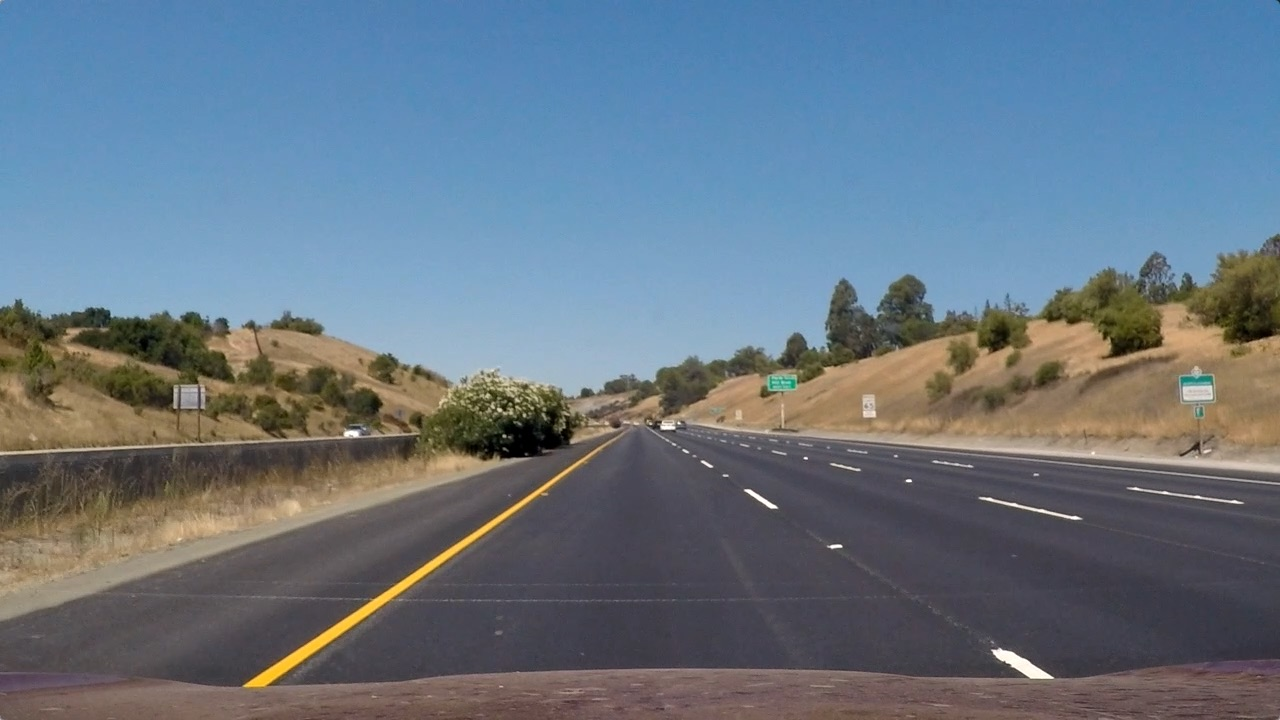
#> input picture Project2_Advanced_Lane_Detection/test_images/straight_lines1.jpg, 1280 x 720 px; its folder holds only this picture in this run
$ python for_test.py
#> lines starting #> are read from the running program, lines starting #| are printed output that depends on the picture
import matplotlib.pyplot as plt
import matplotlib.image as mpimg
import cv2
import numpy as np
import os

for images in os.listdir("./test_images"):
    imgpath = os.path.join("./test_images",images)
    img = mpimg.imread(imgpath)
#> img is the input picture: shape (720, 1280, 3); mean R, G, B 103.2, 117.7, 131.2

    hsl = cv2.cvtColor(img,cv2.COLOR_RGB2HLS)
#> hsl: shape (720, 1280, 3); mean of channels 0, 1, 2 85.5, 117, 67
    l = img[:,:,0]
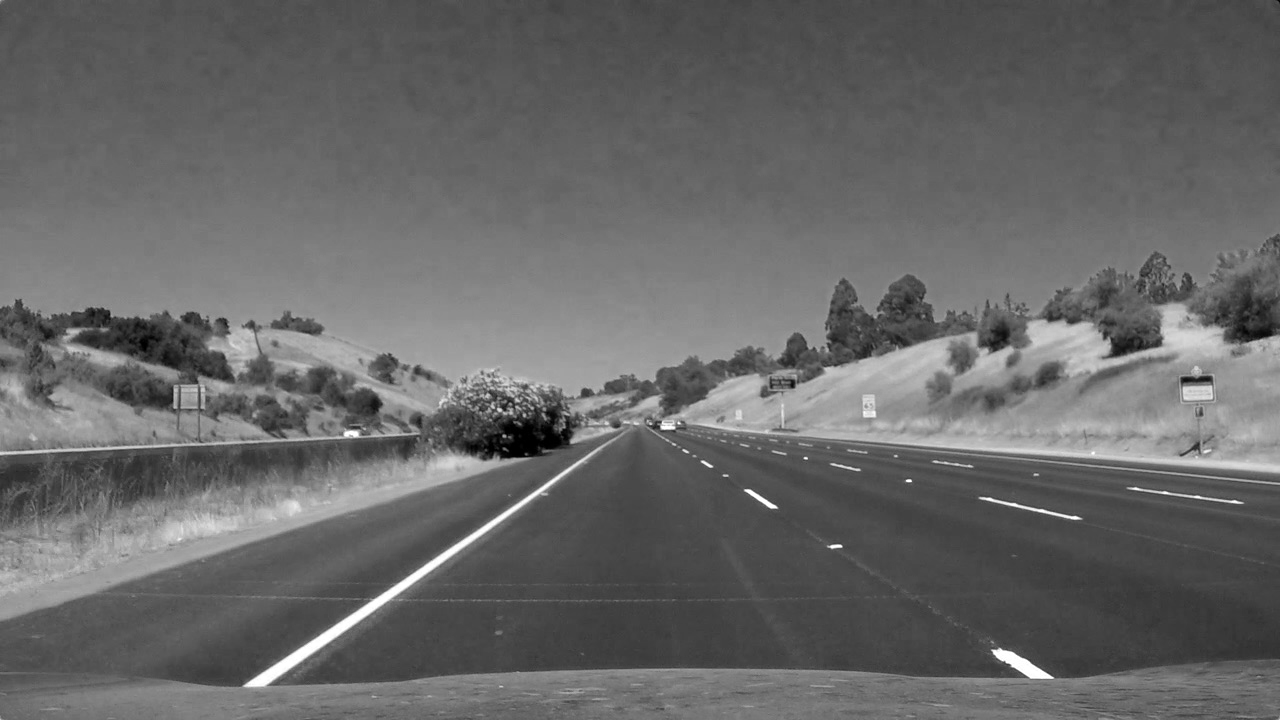
#> l: shape (720, 1280); min 0, max 255, mean 103.2

    r_chennel = img[:,:,0]
    r_binary = np.zeros_like(r_chennel)
    r_binary[(r_chennel > 150) & (r_chennel <= 255)] = 1
    '''
    u = img[:,:,1]
    v = img[:,:,2]

    plt.imshow(l,cmap='gray')
    plt.show()
    plt.imshow(u,cmap='gray')
    plt.show()
     '''

    s_chennel = hsl[:,:,2]
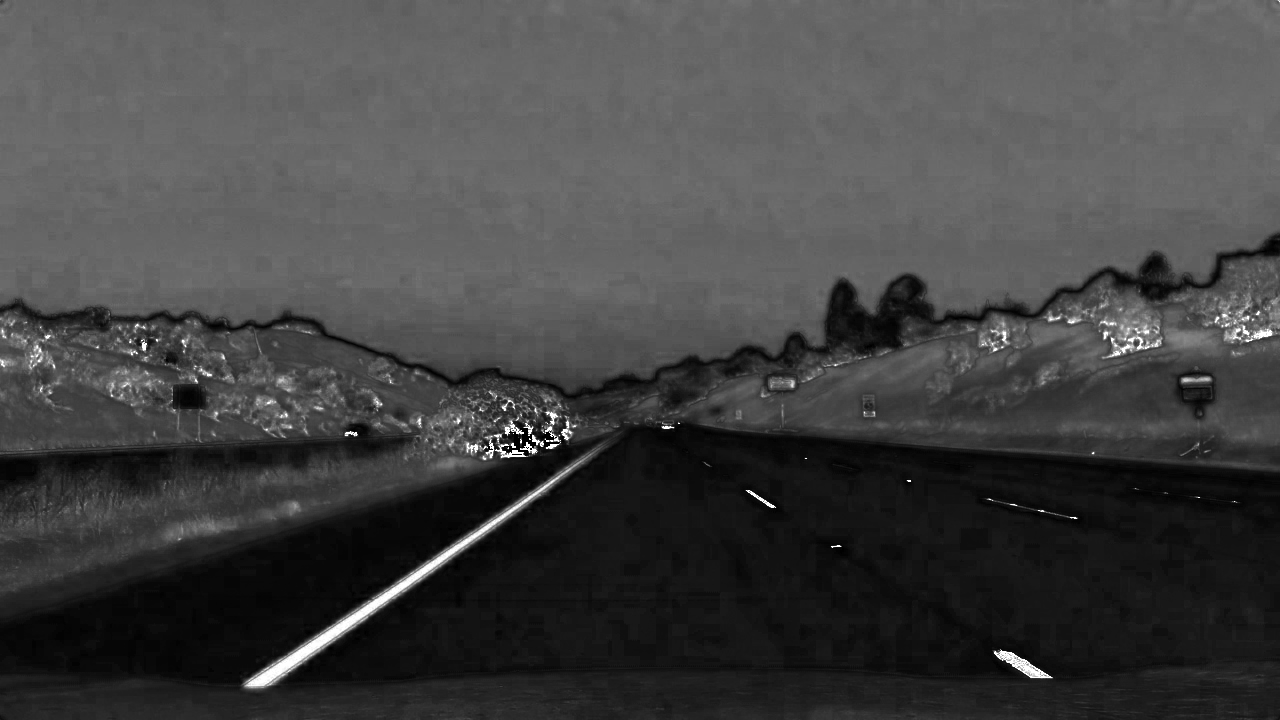
#> s_chennel: shape (720, 1280); min 0, max 255, mean 67
    s_binary = np.zeros_like(s_chennel)
    s_binary[(s_chennel > 150) & (s_chennel <= 255)] = 1
    mixed = np.zeros_like(s_binary)
    mixed[(r_binary == 1) & (s_binary == 1)] = 1
    plt.imshow(mixed,cmap='gray')
    plt.show()
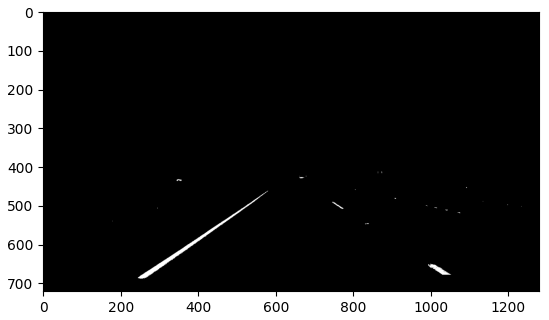
#> figure drawn by matplotlib, 1 panel

$ run again, on Project2_Advanced_Lane_Detection/test_images/test3.jpg
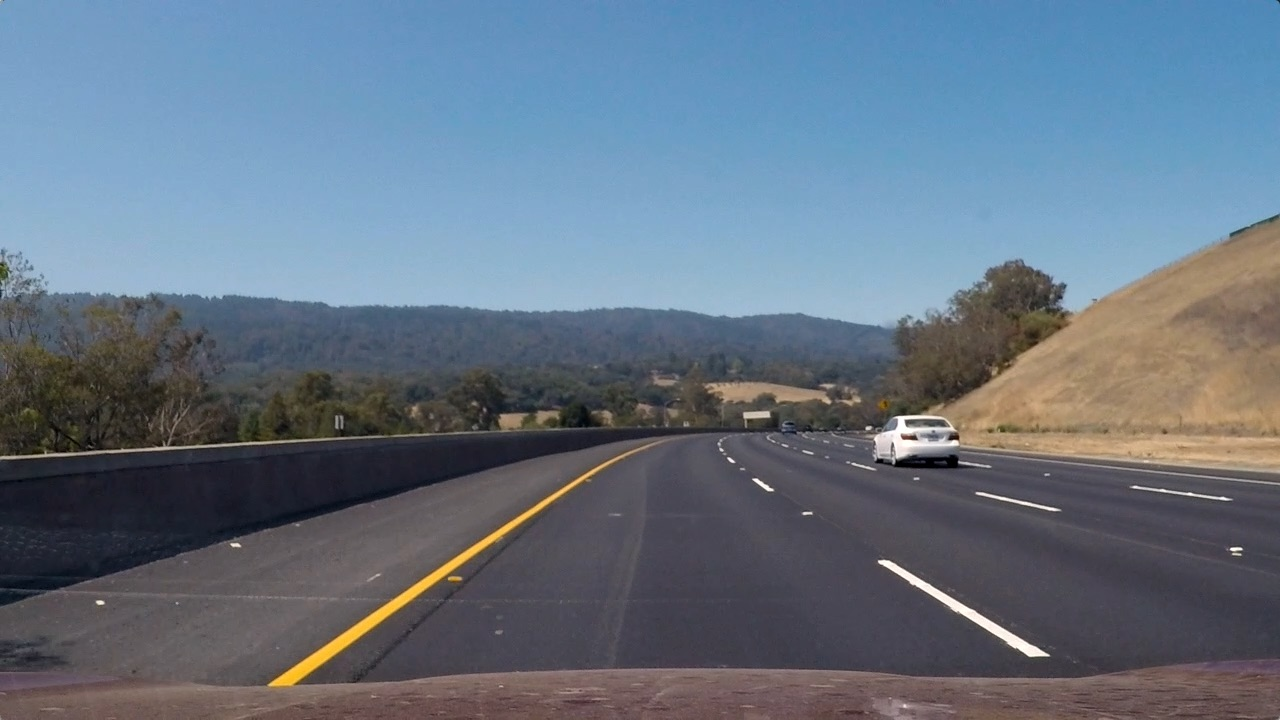
#> input picture Project2_Advanced_Lane_Detection/test_images/test3.jpg, 1280 x 720 px
#> img is the input picture: shape (720, 1280, 3); mean R, G, B 101.1, 115.3, 130.7
#> hsl: shape (720, 1280, 3); mean of channels 0, 1, 2 94.8, 115.7, 62.1
#> `s_chennel = hsl[:,:,2]`:
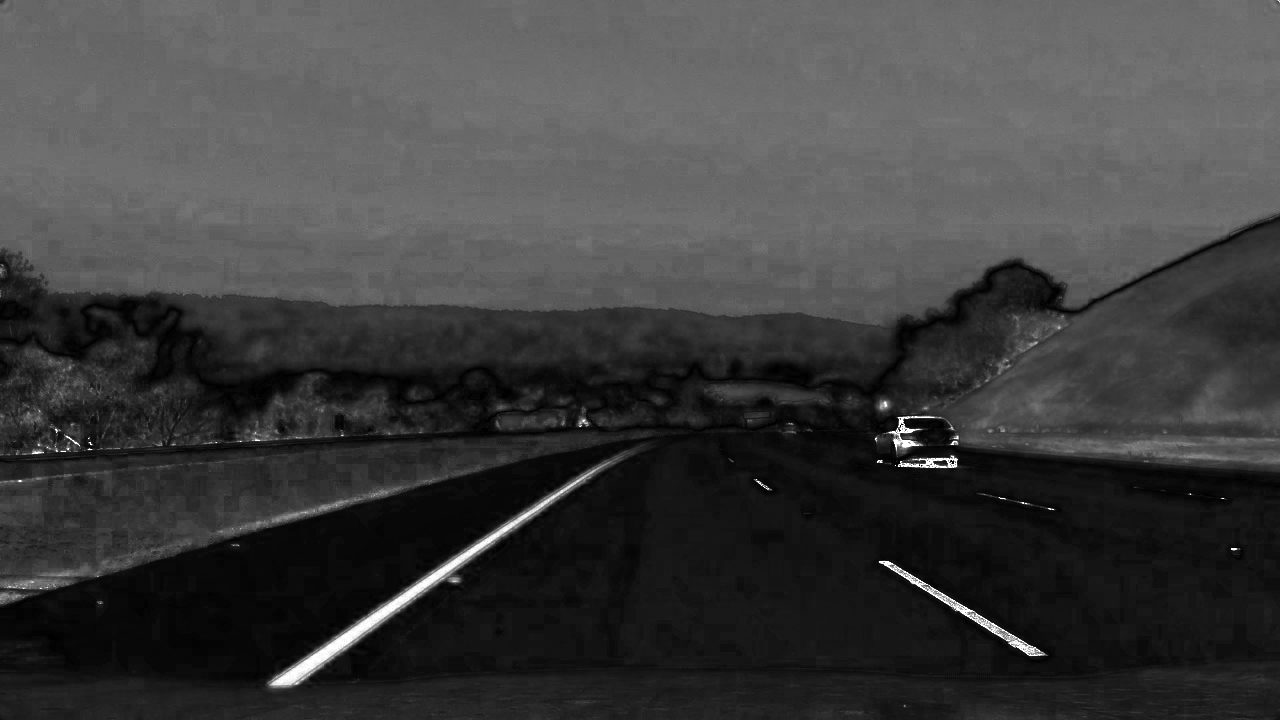
#> s_chennel: shape (720, 1280); min 0, max 255, mean 62.1
#> `plt.show()`:
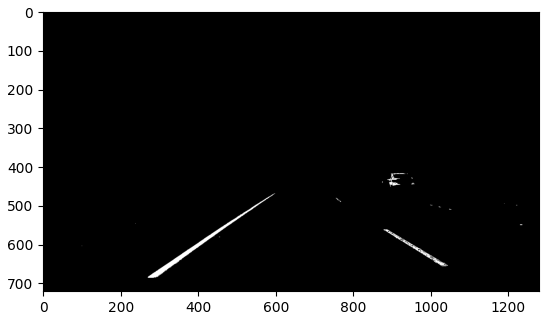
#> figure drawn by matplotlib, 1 panel

$ run again, on Project2_Advanced_Lane_Detection/test_images/test4.jpg
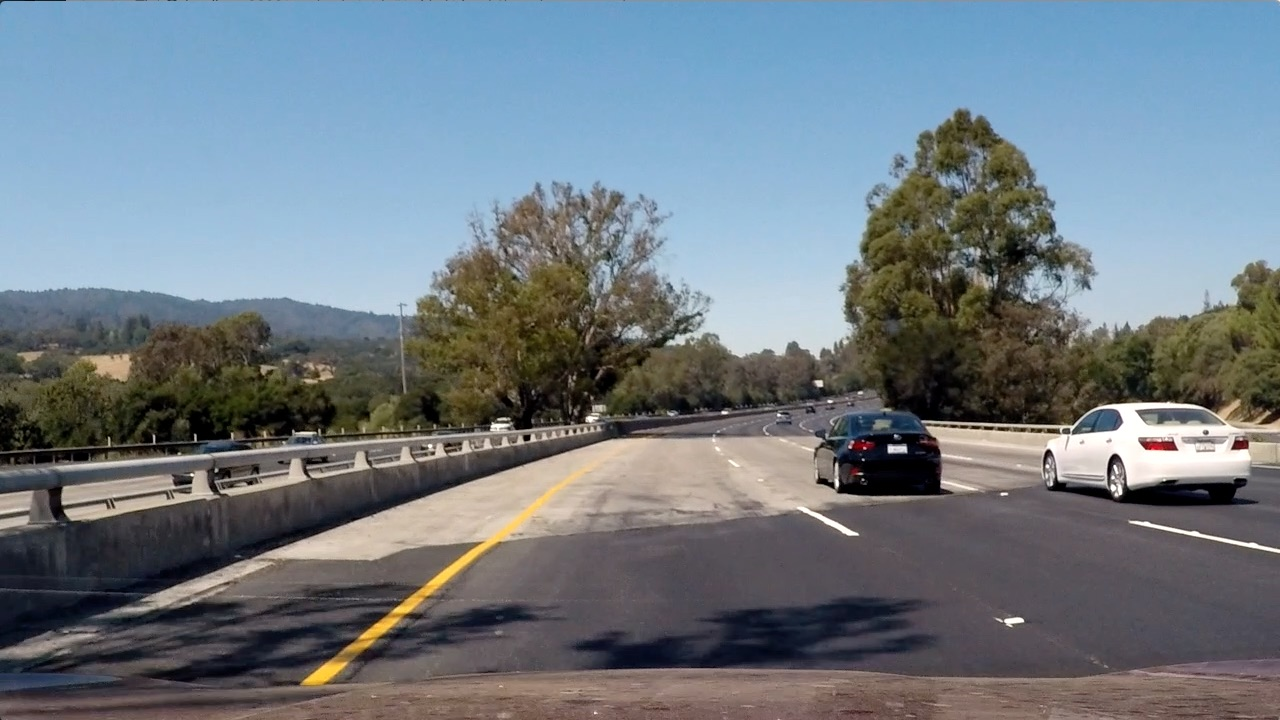
#> input picture Project2_Advanced_Lane_Detection/test_images/test4.jpg, 1280 x 720 px
#> img is the input picture: shape (720, 1280, 3); mean R, G, B 112.2, 122.7, 130.9
#> hsl: shape (720, 1280, 3); mean of channels 0, 1, 2 80.5, 121.4, 71.8
#> `s_chennel = hsl[:,:,2]`:
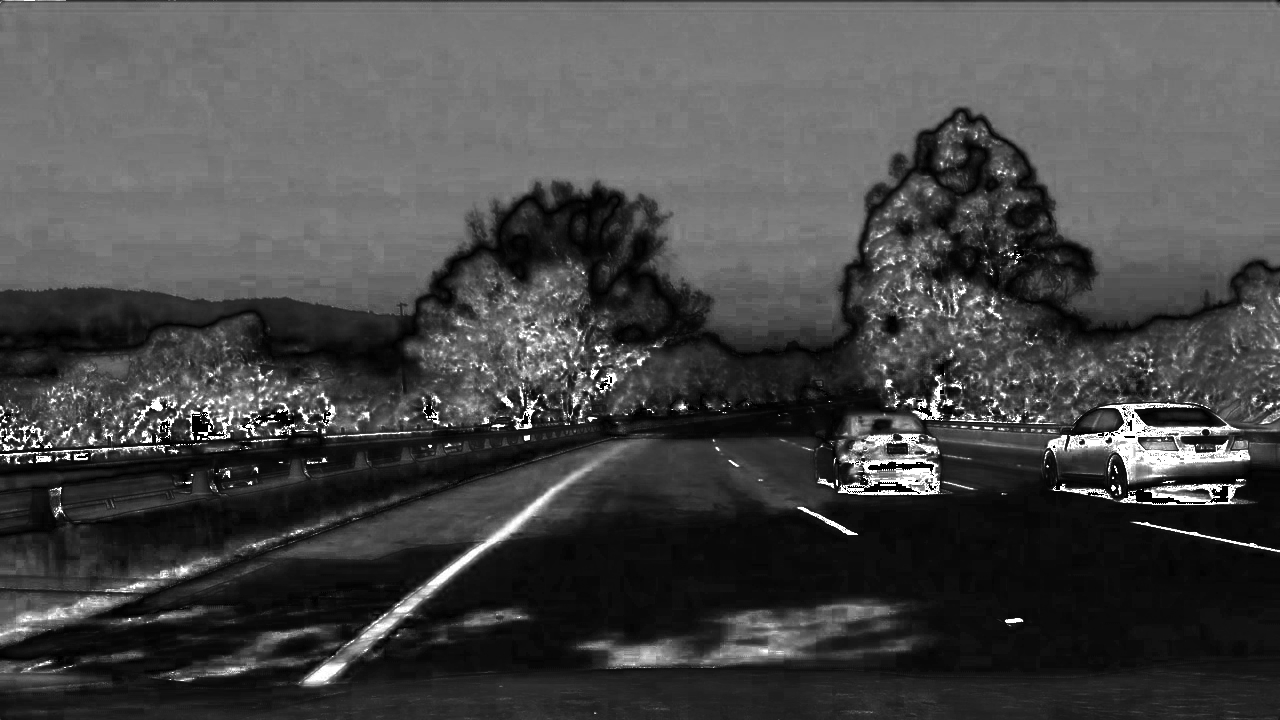
#> s_chennel: shape (720, 1280); min 0, max 255, mean 71.8
#> `plt.show()`:
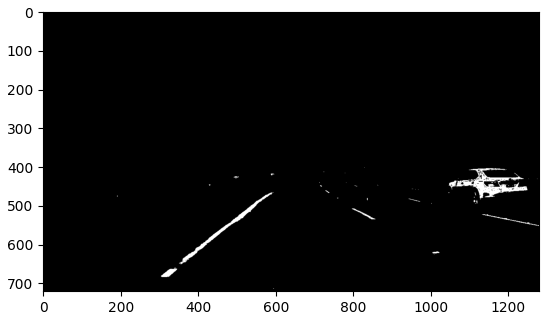
#> figure drawn by matplotlib, 1 panel

$ run again, on Project2_Advanced_Lane_Detection/test_images/test5.jpg
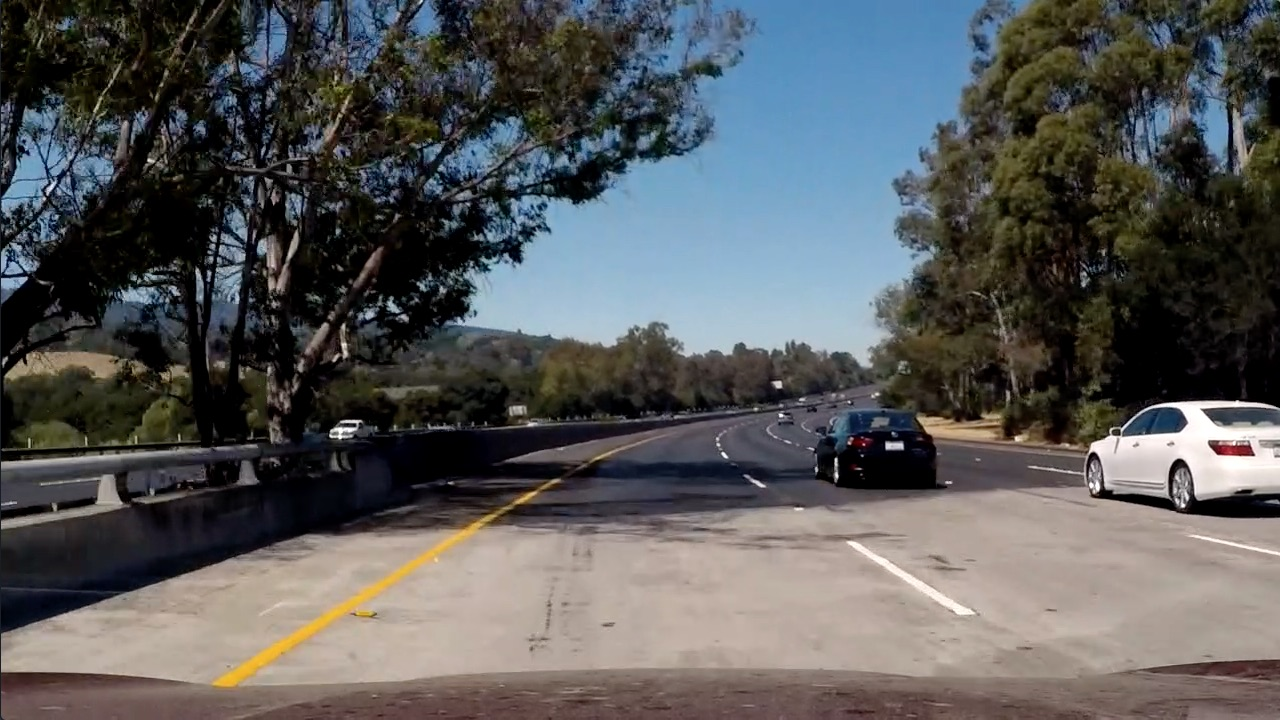
#> input picture Project2_Advanced_Lane_Detection/test_images/test5.jpg, 1280 x 720 px
#> img is the input picture: shape (720, 1280, 3); mean R, G, B 88.5, 89.3, 89.8
#> hsl: shape (720, 1280, 3); mean of channels 0, 1, 2 55.5, 89.2, 70.1
#> `s_chennel = hsl[:,:,2]`:
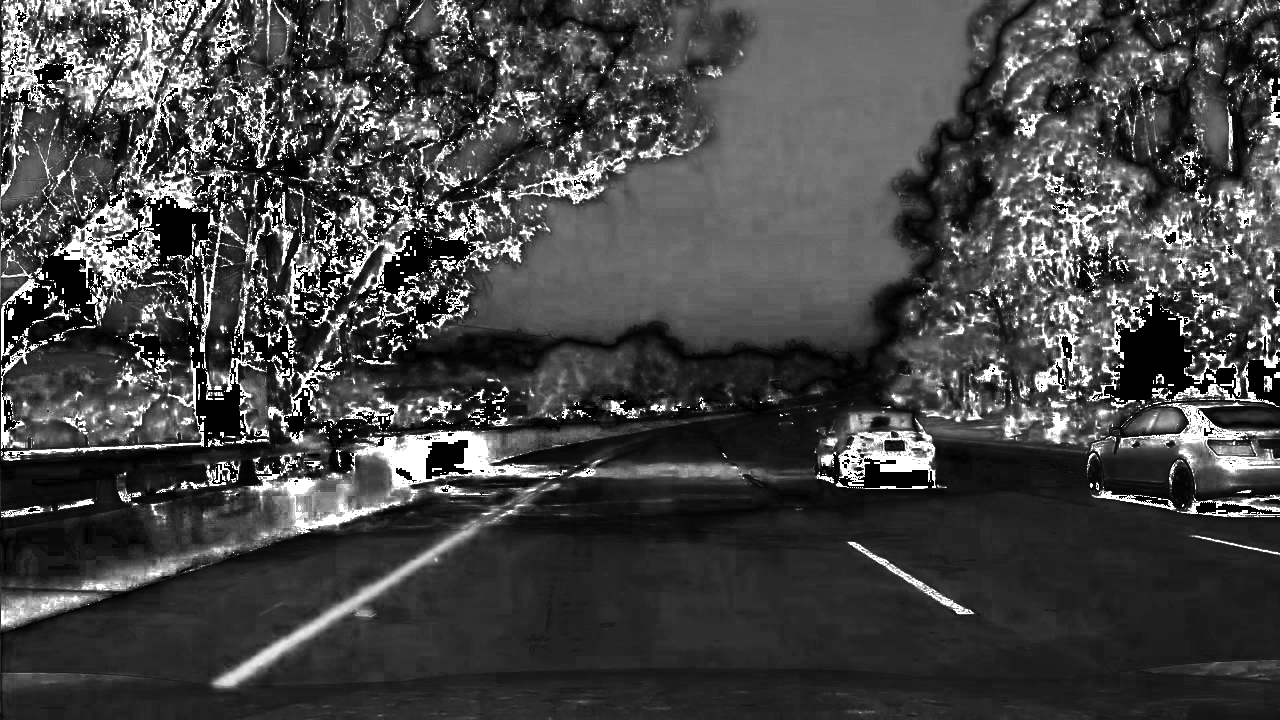
#> s_chennel: shape (720, 1280); min 0, max 255, mean 70.1
#> `plt.show()`:
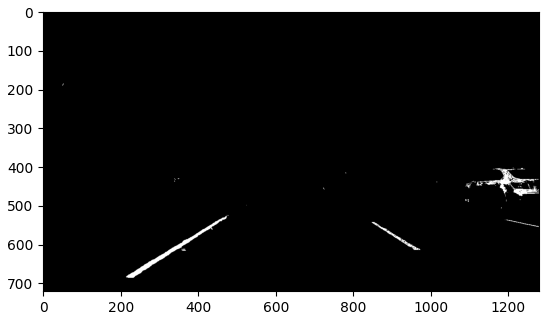
#> figure drawn by matplotlib, 1 panel
